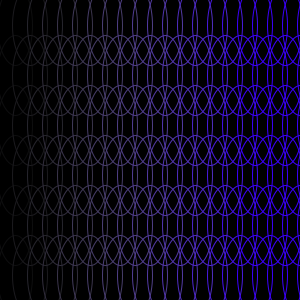
Frame 1 (no input)
Frame 60 (the mouse pressed at the canvas centre just before this capture): identical to frame 1, image omitted
Frame 120 (the mouse held since frame 60 and released just before this capture): identical to frame 1, image omitted

The Processing sketch that drew this single still picture (run headless with seeded random() and noise(); from frame 60 on, the mouse is pressed at the canvas centre):

// Processing sketch: processing_37813
// ── processing_37813.pde

void setup() {
  size (300, 300);
  colorMode(HSB);
  smooth();
}


void draw() {
  background(0);
  ellipseMode(CENTER);
  for (int x=0; x<320; x+=15) {     //first ellipse - more often
    for (int y=25; y<300; y+=50) {  //second ellipse  - less often
      noFill();
      stroke(180, x, x);             //gradiant stroke of blue
      ellipse(x, y, 35, 80);
    }
  }
}
